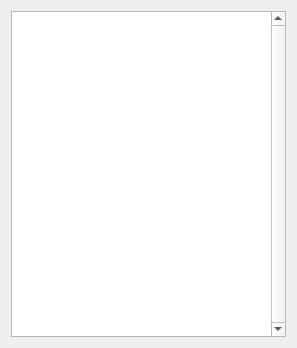
<?xml version="1.0" encoding="UTF-8"?>
<ui version="4.0">
 <class>ShowC64KeyMappingWindow</class>
 <widget class="QDialog" name="ShowC64KeyMappingWindow">
  <property name="geometry">
   <rect>
    <x>0</x>
    <y>0</y>
    <width>297</width>
    <height>348</height>
   </rect>
  </property>
  <property name="windowTitle">
   <string>Aktuelles C64 Key Mapping</string>
  </property>
  <layout class="QHBoxLayout" name="horizontalLayout">
   <item>
    <widget class="QPlainTextEdit" name="text_out">
     <property name="font">
      <font>
       <family>DejaVu Sans Mono</family>
       <pointsize>10</pointsize>
       <weight>75</weight>
       <bold>true</bold>
      </font>
     </property>
     <property name="verticalScrollBarPolicy">
      <enum>Qt::ScrollBarAlwaysOn</enum>
     </property>
     <property name="horizontalScrollBarPolicy">
      <enum>Qt::ScrollBarAsNeeded</enum>
     </property>
     <property name="readOnly">
      <bool>true</bool>
     </property>
     <property name="plainText">
      <string/>
     </property>
    </widget>
   </item>
  </layout>
 </widget>
 <resources/>
 <connections/>
</ui>
